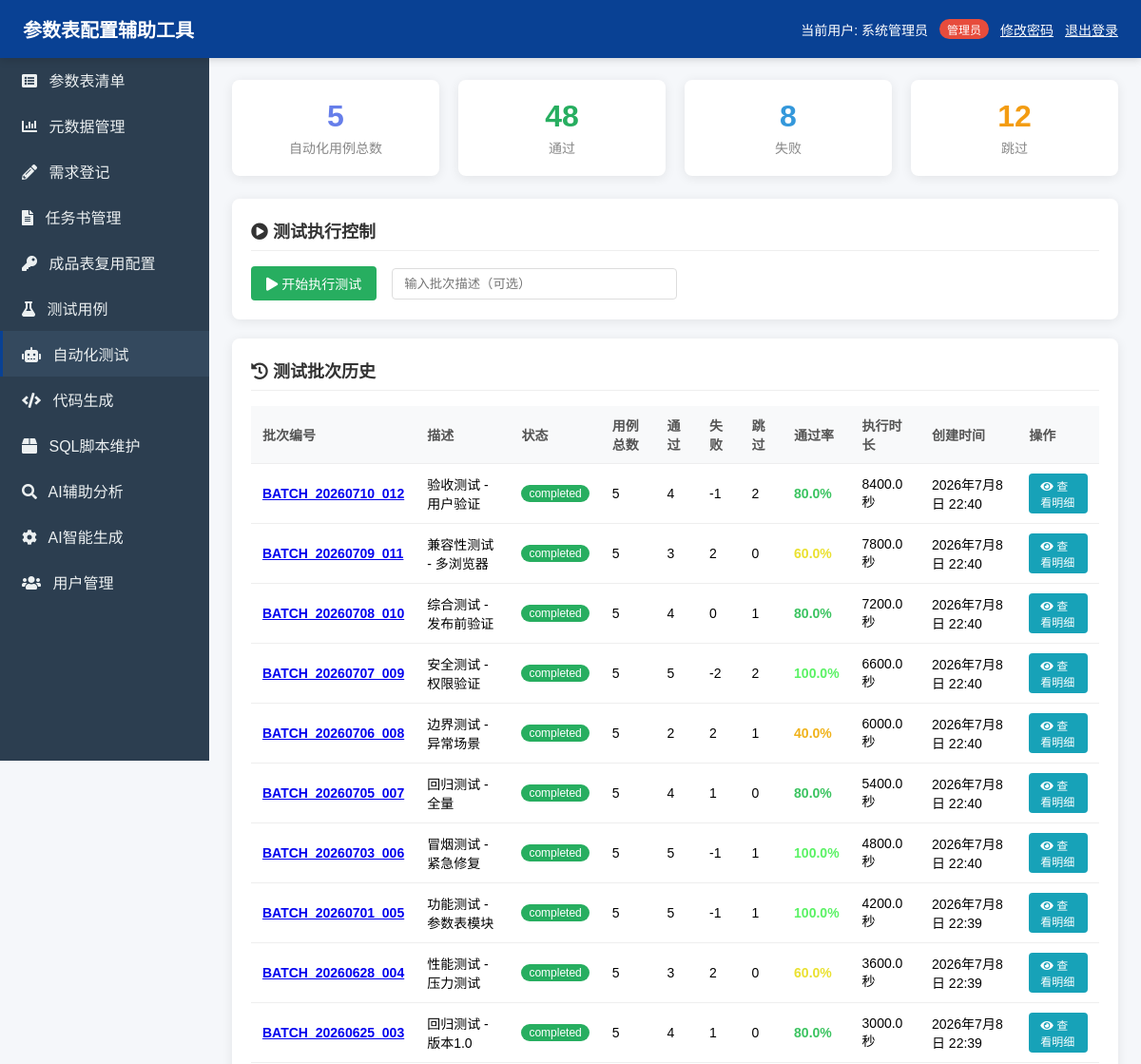
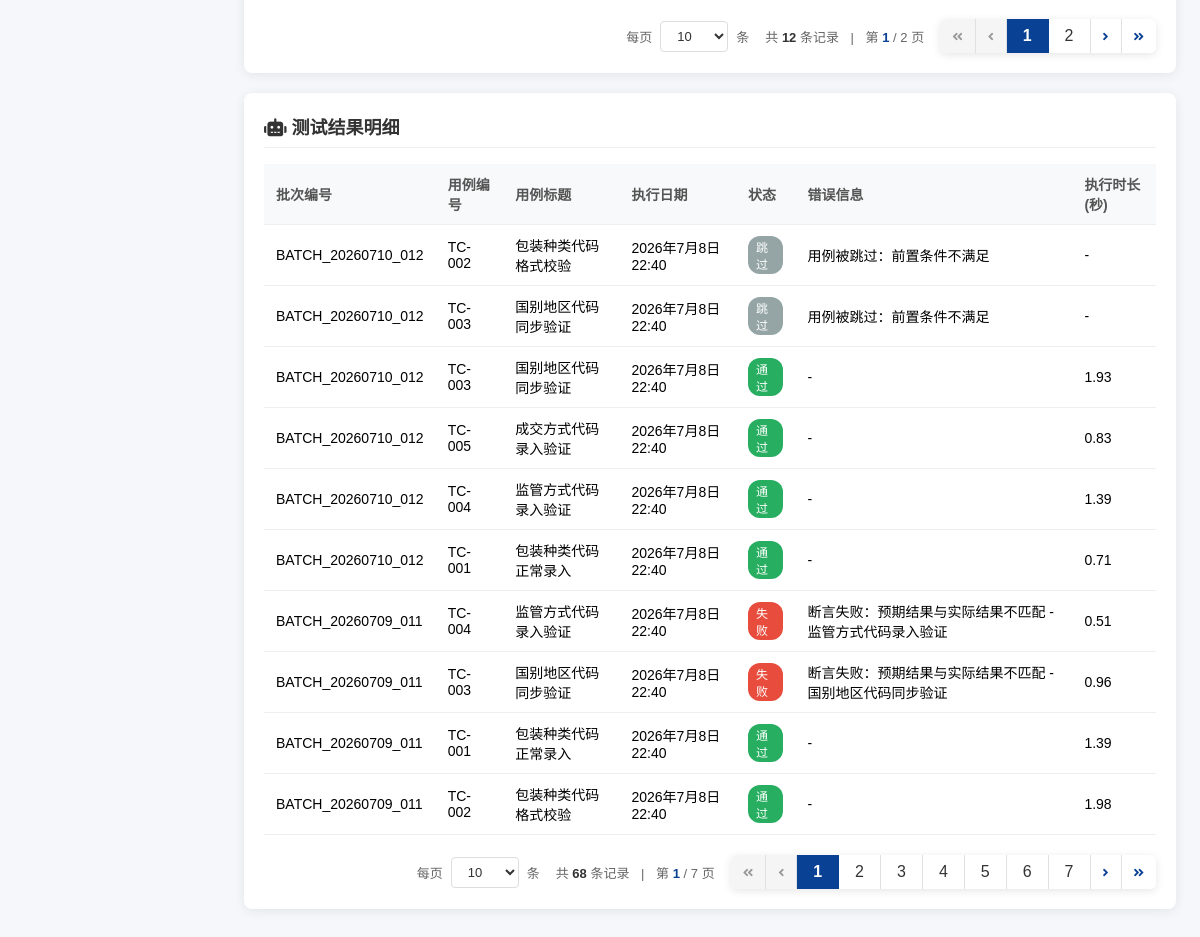
Page /automation-test/ (signed in) on the committed database (2 pictures, top to bottom).
### parameter/models/auth.py (models this page shows, shortened)
class User(models.Model):
    username = models.CharField(max_length=100, unique=True, verbose_name='用户名')
    password = models.CharField(max_length=255, verbose_name='密码')
    real_name = models.CharField(max_length=100, verbose_name='真实姓名')
    employee_id = models.CharField(max_length=7, unique=True, null=True, blank=True, verbose_name='工号')
    email = models.EmailField(null=True, blank=True, verbose_name='邮箱')
    phone = models.CharField(max_length=20, null=True, blank=True, verbose_name='手机号')
    role = models.ForeignKey('Role', on_delete=models.CASCADE, verbose_name='角色')
    is_active = models.BooleanField(default=True, verbose_name='是否启用')
    created_at = models.DateTimeField(auto_now_add=True, verbose_name='创建时间')
    updated_at = models.DateTimeField(auto_now=True, verbose_name='更新时间')
    class Meta:
        verbose_name = '用户'
        verbose_name_plural = '用户'

class Role(models.Model):
    ROLE_CHOICES = [
        ('admin', '管理员'),
        ('business', '业务人员'),
        ('technical', '技术人员'),
        ('general', '一般人员'),
    ]
    role_code = models.CharField(max_length=50, choices=ROLE_CHOICES, unique=True, verbose_name='角色编码')
    role_name = models.CharField(max_length=100, verbose_name='角色名称')
    description = models.TextField(null=True, blank=True, verbose_name='角色描述')
    class Meta:
        verbose_name = '角色'
        verbose_name_plural = '角色'

### parameter/models/test.py (models this page shows, shortened)
class TestBatch(models.Model):
    STATUS_CHOICES = [
        ('pending', '待执行'),
        ('running', '执行中'),
        ('completed', '已完成'),
        ('failed', '执行失败'),
    ]
    batch_no = models.CharField(max_length=50, verbose_name='批次编号')
    description = models.CharField(max_length=200, null=True, blank=True, verbose_name='批次描述')
    status = models.CharField(max_length=20, choices=STATUS_CHOICES, default='pending', verbose_name='状态')
    total_cases = models.IntegerField(default=0, verbose_name='用例总数')
    passed_count = models.IntegerField(default=0, verbose_name='通过数')
    failed_count = models.IntegerField(default=0, verbose_name='失败数')
    skipped_count = models.IntegerField(default=0, verbose_name='跳过数')
    current_progress = models.IntegerField(default=0, verbose_name='当前进度(%)')
    start_time = models.DateTimeField(null=True, blank=True, verbose_name='开始时间')
    end_time = models.DateTimeField(null=True, blank=True, verbose_name='结束时间')
    duration = models.FloatField(null=True, blank=True, verbose_name='总执行时长(秒)')
    created_at = models.DateTimeField(auto_now_add=True, verbose_name='创建时间')
    class Meta:
        verbose_name = '测试批次'
        verbose_name_plural = '测试批次'
        ordering = ['-created_at']
    @property
    def pass_rate(self):
        if self.total_cases == 0:
            return 0
        return round((self.passed_count / self.total_cases) * 100, 2)

class AutomationTestResult(models.Model):
    STATUS_CHOICES = [
        ('passed', '通过'),
        ('failed', '失败'),
        ('skipped', '跳过'),
        ('running', '执行中'),
    ]
    test_batch = models.ForeignKey('TestBatch', on_delete=models.CASCADE, related_name='test_results', null=True, blank=True, verbose_name='关联测试批次')
    test_case = models.ForeignKey('TestCase', on_delete=models.CASCADE, related_name='test_results', verbose_name='关联测试用例')
    execution_date = models.DateTimeField(auto_now_add=True, verbose_name='执行日期')
    status = models.CharField(max_length=20, choices=STATUS_CHOICES, verbose_name='执行状态')
    error_message = models.TextField(null=True, blank=True, verbose_name='错误信息')
    duration = models.FloatField(null=True, blank=True, verbose_name='执行时长(秒)')
    class Meta:
        verbose_name = '自动化测试结果'
        verbose_name_plural = '自动化测试结果'
        ordering = ['-execution_date']

class TestCase(models.Model):
    CASE_TYPE_CHOICES = [
        ('normal', '正常流程'),
        ('boundary', '边界条件'),
        ('exception', '异常场景'),
    ]
    STATUS_CHOICES = [
        ('draft', '草稿'),
        ('reviewed', '已评审'),
        ('automated', '已自动化'),
        ('executed', '已执行'),
    ]
    requirement = models.ForeignKey('parameter.Requirement', on_delete=models.CASCADE, related_name='test_cases', verbose_name='关联需求')
    parameter_table = models.ForeignKey('parameter.ParameterTable', on_delete=models.SET_NULL, null=True, blank=True, related_name='test_cases', verbose_name='关联参数表')
    case_no = models.CharField(max_length=50, verbose_name='用例编号')
    title = models.CharField(max_length=200, verbose_name='用例标题')
    case_type = models.CharField(max_length=20, choices=CASE_TYPE_CHOICES, verbose_name='用例类型')
    preconditions = models.TextField(null=True, blank=True, verbose_name='前置条件')
    steps = models.TextField(verbose_name='测试步骤')
    expected_result = models.TextField(verbose_name='预期结果')
    status = models.CharField(max_length=20, choices=STATUS_CHOICES, default='draft', verbose_name='状态')
    confirmed = models.BooleanField(default=False, verbose_name='是否确认')
    confirmed_by = models.ForeignKey('parameter.User', on_delete=models.SET_NULL, null=True, blank=True, related_name='confirmed_test_cases', verbose_name='确认人')
    confirmed_at = models.DateTimeField(null=True, blank=True, verbose_name='确认时间')
    automated = models.BooleanField(default=False, verbose_name='是否自动化')
    created_at = models.DateTimeField(auto_now_add=True, verbose_name='创建时间')
    class Meta:
        verbose_name = '测试用例'
        verbose_name_plural = '测试用例'

### parameter/views/test.py (the view, shortened to what this page needs)
# urls.py: path('automation-test/', AutomationTestResultView.as_view(), name='automation_test_result'),
@method_decorator(login_required, name='dispatch')
class AutomationTestResultView(View):
    def get(self, request):
        logger.info(f"[AutomationTestResultView] 开始查询自动化测试结果，请求路径: {request.path}")
        try:
            batches = TestBatch.objects.all()
            latest_batch = batches.first()
            batch_id = request.GET.get('batch_id')
            if batch_id:
                results_query = AutomationTestResult.objects.filter(test_batch_id=batch_id).order_by('-execution_date')
                selected_batch = TestBatch.objects.filter(id=batch_id).first()
            else:
                results_query = AutomationTestResult.objects.all().order_by('-execution_date')
                selected_batch = None
            total_cases = TestCase.objects.filter(automated=True).count()
            passed_count = results_query.filter(status='passed').count()
            failed_count = results_query.filter(status='failed').count()
            skipped_count = results_query.filter(status='skipped').count()
            results_pagination, results = paginate_queryset(request, results_query)
            batch_stats = []
            for batch in batches:
                batch_stats.append({
                    'batch_no': batch.batch_no,
                    'description': batch.description,
                    'status': batch.status,
                    'pass_rate': batch.pass_rate,
                    'total': batch.total_cases,
                    'passed': batch.passed_count,
                    'failed': batch.failed_count,
                    'skipped': batch.skipped_count,
                    'duration': batch.duration,
                    'created_at': batch.created_at,
                    'id': batch.id,
                })
            batch_stats_pagination, batch_stats = paginate_queryset(request, batch_stats, page_size=10)
            context = {
                'results': results,
                'batches': batches,
                'latest_batch': latest_batch,
                'total': total_cases,
                'passed': passed_count,
                'failed': failed_count,
                'skipped': skipped_count,
                'batch_stats': batch_stats,
                'selected_batch': selected_batch,
                'selected_batch_id': batch_id,
                'pagination': results_pagination,
                'batch_pagination': batch_stats_pagination,
            }
            logger.info(f"[AutomationTestResultView] 测试结果查询成功，即将渲染模板")
            return render(request, 'parameter/automation_test_result.html', context)
        except Exception as e:
            logger.error(f"[AutomationTestResultView] 测试结果查询失败: {str(e)}", exc_info=True)
            raise

### parameter/templates/parameter/automation_test_result.html (shortened to what this page needs)
{% extends 'parameter/base.html' %}
{% load parameter_tags %}
{% block content %}
    <div class="stats-grid">
        <div class="stat-card">
            <div class="stat-number">{{ total }}</div>
            <div class="stat-label">自动化用例总数</div>
        </div>
        <div class="stat-card">
            <div class="stat-number">{{ passed }}</div>
            <div class="stat-label">通过</div>
        </div>
        <div class="stat-card">
            <div class="stat-number">{{ failed }}</div>
            <div class="stat-label">失败</div>
        </div>
        <div class="stat-card">
            <div class="stat-number">{{ skipped }}</div>
            <div class="stat-label">跳过</div>
        </div>
    </div>
    <div class="card">
        <div class="card-title"><i class="fas fa-play-circle"></i> 测试执行控制</div>
        <div style="display: flex; align-items: center; gap: 16px; flex-wrap: wrap;">
            <button class="btn btn-success" onclick="startTest()" id="startBtn">
                <i class="fas fa-play"></i> 开始执行测试
            </button>
            <input type="text" id="batchDesc" class="search-box" placeholder="输入批次描述（可选）" style="width: 300px;">
        </div>
    </div>
    <div class="card">
        <div class="card-title"><i class="fas fa-history"></i> 测试批次历史</div>
        <table class="table">
            <thead>
                <tr>
                    <th>批次编号</th>
                    <th>描述</th>
                    <th>状态</th>
                    <th>用例总数</th>
                    <th>通过</th>
                    <th>失败</th>
                    <th>跳过</th>
                    <th>通过率</th>
                    <th>执行时长</th>
                    <th>创建时间</th>
                    <th>操作</th>
                </tr>
            </thead>
            <tbody>
                {% for batch in batch_stats %}
                <tr {% if batch.id == selected_batch_id|add:0 %}style="background: #e3f2fd;"{% endif %}>
                    <td><strong><a href="?batch_id={{ batch.id }}" {% if batch.id == selected_batch_id|add:0 %}style="color: #094194; font-weight: bold;"{% endif %}>{{ batch.batch_no }}</a></strong></td>
                    <td>{{ batch.description|default:'-' }}</td>
                    <td><span class="badge badge-{{ batch.status }}">{{ batch.status }}</span></td>
                    <td>{{ batch.total }}</td>
                    <td>{{ batch.passed }}</td>
                    <td>{{ batch.failed }}</td>
                    <td>{{ batch.skipped|default:0 }}</td>
                    <td>
                        <span style="font-weight: 600; color: {{ batch.pass_rate|get_pass_rate_color }}; transition: color 0.3s ease;">{{ batch.pass_rate }}%</span>
                    </td>
                    <td>{{ batch.duration|default:'-' }}秒</td>
                    <td>{{ batch.created_at }}</td>
                    <td>
                        <a href="?batch_id={{ batch.id }}" class="btn btn-info btn-sm"><i class="fas fa-eye"></i> 查看明细</a>
                    </td>
                </tr>
                {% empty %}
                <tr><td colspan="11" style="text-align: center;">暂无测试批次，请点击上方按钮开始执行测试</td></tr>
                {% endfor %}
            </tbody>
        </table>
        {% include 'parameter/pagination.html' with pagination=batch_pagination %}
    </div>
    <div class="card">
        <div class="card-title">
            <i class="fas fa-robot"></i> 测试结果明细
        </div>
        <table class="table">
            <thead>
                <tr>
                    <th>批次编号</th>
                    <th>用例编号</th>
                    <th>用例标题</th>
                    <th>执行日期</th>
                    <th>状态</th>
                    <th>错误信息</th>
                    <th>执行时长(秒)</th>
                </tr>
            </thead>
            <tbody>
                {% for result in results %}
                <tr>
                    <td>{{ result.test_batch.batch_no|default:'-' }}</td>
                    <td>{{ result.test_case.case_no }}</td>
                    <td>{{ result.test_case.title }}</td>
                    <td>{{ result.execution_date }}</td>
                    <td><span class="badge badge-{{ result.status }}">{{ result.get_status_display }}</span></td>
                    <td>{{ result.error_message|default:'-'|truncatechars:100 }}</td>
                    <td>{{ result.duration|default:'-' }}</td>
                </tr>
                {% empty %}
                <tr><td colspan="7" style="text-align: center;">暂无测试结果</td></tr>
                {% endfor %}
            </tbody>
        </table>
        {% include 'parameter/pagination.html' with pagination=pagination %}
    </div>
{% endblock %}

### parameter/templates/parameter/base.html (shortened to what this page needs)
<!DOCTYPE html>
<html lang="zh-CN">
<head>
    <link rel="stylesheet" href="/static/resources/fontawesome/css/all.min.css">
</head>
<body>
    <div class="header">
        <h1><a href="/" style="color: white; text-decoration: none;">参数表配置辅助工具</a></h1>
        <div class="user-info">
            <span>当前用户: {{ request.user.real_name|default:request.user.username }}</span>
            <span class="badge badge-{{ request.user.role.role_code|default:'general' }}">{{ request.user.role.role_name|default:'-' }}</span>
            <a href="/change-password/" style="color: #fff; text-decoration: underline;">修改密码</a>
            <a href="/logout/" style="color: #fff; text-decoration: underline;">退出登录</a>
        </div>
    </div>
    <div class="sidebar">
        <a href="/tables/" class="nav-item {% if 'tables' in request.path %}active{% endif %}"><i class="fas fa-list-alt"></i> 参数表清单</a>
        <a href="/metadata/" class="nav-item {% if 'metadata' in request.path %}active{% endif %}"><i class="fas fa-chart-bar"></i> 元数据管理</a>
        <a href="/requirements/" class="nav-item {% if 'requirements' in request.path %}active{% endif %}"><i class="fas fa-pencil-alt"></i> 需求登记</a>
        <a href="/task-documents/" class="nav-item {% if 'task-documents' in request.path %}active{% endif %}"><i class="fas fa-file-alt"></i> 任务书管理</a>
        <a href="/product-table/" class="nav-item {% if 'product-table' in request.path %}active{% endif %}"><i class="fas fa-key"></i> 成品表复用配置</a>
        <a href="/test-cases/" class="nav-item {% if 'test-cases' in request.path %}active{% endif %}"><i class="fas fa-flask"></i> 测试用例</a>
        <a href="/automation-test/" class="nav-item {% if 'automation-test' in request.path %}active{% endif %}"><i class="fas fa-robot"></i> 自动化测试</a>
        <a href="/generator/" class="nav-item {% if 'generator' in request.path %}active{% endif %}"><i class="fas fa-code"></i> 代码生成</a>
        <a href="/sql-manager/" class="nav-item {% if 'sql-manager' in request.path %}active{% endif %}"><i class="fas fa-box"></i> SQL脚本维护</a>
        <a href="/ai-analysis/" class="nav-item {% if 'ai-analysis' in request.path %}active{% endif %}"><i class="fas fa-search"></i> AI辅助分析</a>
        <a href="/ai-generation/" class="nav-item {% if 'ai-generation' in request.path %}active{% endif %}"><i class="fas fa-cog"></i> AI智能生成</a>
        {% if request.user.role.role_code == 'admin' %}
        <a href="/users/" class="nav-item {% if 'users' in request.path %}active{% endif %}"><i class="fas fa-users"></i> 用户管理</a>
        {% endif %}
    </div>
    <div class="main-content">
        {% block content %}{% endblock %}
    </div>
</body>
</html>

### rows in the picture
User: user.real_name "系统管理员", user.role.role_name "管理员"
TestBatch: batch_no "BATCH_20260710_012", description "验收测试 - 用户验证", status "completed", duration "8400.0", created_at "2026年7月8日 22:40"
TestBatch: batch_no "BATCH_20260709_011", description "兼容性测试 - 多浏览器", status "completed", duration "7800.0", created_at "2026年7月8日 22:40"
TestBatch: batch_no "BATCH_20260708_010", description "综合测试 - 发布前验证", status "completed", duration "7200.0", created_at "2026年7月8日 22:40"
TestBatch: batch_no "BATCH_20260707_009", description "安全测试 - 权限验证", status "completed", duration "6600.0", created_at "2026年7月8日 22:40"
TestBatch: batch_no "BATCH_20260706_008", description "边界测试 - 异常场景", status "completed", duration "6000.0", created_at "2026年7月8日 22:40"
TestBatch: batch_no "BATCH_20260705_007", description "回归测试 - 全量", status "completed", duration "5400.0", created_at "2026年7月8日 22:40"
TestBatch: batch_no "BATCH_20260703_006", description "冒烟测试 - 紧急修复", status "completed", duration "4800.0", created_at "2026年7月8日 22:40"
TestBatch: batch_no "BATCH_20260701_005", description "功能测试 - 参数表模块", status "completed", duration "4200.0", created_at "2026年7月8日 22:39"
TestBatch: batch_no "BATCH_20260628_004", description "性能测试 - 压力测试", status "completed", duration "3600.0", created_at "2026年7月8日 22:39"
TestBatch: batch_no "BATCH_20260625_003", description "回归测试 - 版本1.0", status "completed", duration "3000.0", created_at "2026年7月8日 22:39"
AutomationTestResult: test_batch.batch_no "BATCH_20260710_012", test_case.case_no "TC-002", test_case "包装种类代码格式校验", execution_date "2026年7月8日 22:40", status "跳过", error_message "用例被跳过：前置条件不满足", duration "-"
AutomationTestResult: test_batch.batch_no "BATCH_20260710_012", test_case.case_no "TC-003", test_case "国别地区代码同步验证", execution_date "2026年7月8日 22:40", status "跳过", error_message "用例被跳过：前置条件不满足", duration "-"
AutomationTestResult: test_batch.batch_no "BATCH_20260710_012", test_case.case_no "TC-003", test_case "国别地区代码同步验证", execution_date "2026年7月8日 22:40", status "通过", error_message "-", duration "1.93"
AutomationTestResult: test_batch.batch_no "BATCH_20260710_012", test_case.case_no "TC-005", test_case "成交方式代码录入验证", execution_date "2026年7月8日 22:40", status "通过", error_message "-", duration "0.83"
AutomationTestResult: test_batch.batch_no "BATCH_20260710_012", test_case.case_no "TC-004", test_case "监管方式代码录入验证", execution_date "2026年7月8日 22:40", status "通过", error_message "-", duration "1.39"
AutomationTestResult: test_batch.batch_no "BATCH_20260710_012", test_case.case_no "TC-001", test_case "包装种类代码正常录入", execution_date "2026年7月8日 22:40", status "通过", error_message "-", duration "0.71"
AutomationTestResult: test_batch.batch_no "BATCH_20260709_011", test_case.case_no "TC-004", test_case "监管方式代码录入验证", execution_date "2026年7月8日 22:40", status "失败", error_message "断言失败：预期结果与实际结果不匹配 - 监管方式代码录入验证", duration "0.51"
AutomationTestResult: test_batch.batch_no "BATCH_20260709_011", test_case.case_no "TC-003", test_case "国别地区代码同步验证", execution_date "2026年7月8日 22:40", status "失败", error_message "断言失败：预期结果与实际结果不匹配 - 国别地区代码同步验证", duration "0.96"
AutomationTestResult: test_batch.batch_no "BATCH_20260709_011", test_case.case_no "TC-001", test_case "包装种类代码正常录入", execution_date "2026年7月8日 22:40", status "通过", error_message "-", duration "1.39"
AutomationTestResult: test_batch.batch_no "BATCH_20260709_011", test_case.case_no "TC-002", test_case "包装种类代码格式校验", execution_date "2026年7月8日 22:40", status "通过", error_message "-", duration "1.98"

### other values in the picture
{{ total }} "5"
{{ passed }} "48"
{{ failed }} "8"
{{ skipped }} "12"
{{ batch.total }} "5" "5" "5" "5" "5" "5" "5" "5" "5" "5"
{{ batch.passed }} "4" "3" "4" "5" "2" "4" "5" "5" "3" "4"
{{ batch.failed }} "-1" "2" "0" "-2" "2" "1" "-1" "-1" "2" "1"
{{ batch.skipped|default:0 }} "2" "0" "1" "2" "1" "0" "1" "1" "0" "0"
{{ batch.pass_rate }} "80.0" "60.0" "80.0" "100.0" "40.0" "80.0" "100.0" "100.0" "60.0" "80.0"
{{ pagination.total_items }} "12 68"
{{ pagination.current_page }} "1 1"
{{ pagination.total_pages }} "2 7"
{{ i }} "1" "1"
{{ i }} "2" "2" "3" "4" "5" "6" "7"
form field value "10 10"
